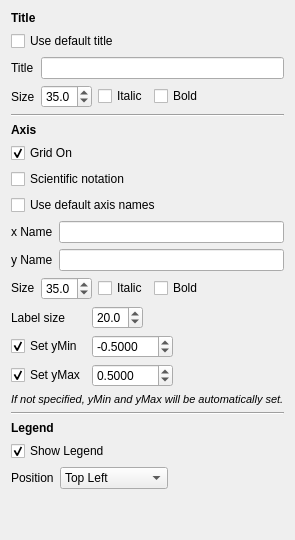
          <widget class="QWidget" name="plottingTab_titleAxisLegendTab">
           <attribute name="title">
            <string>Title/Axis/Legend</string>
           </attribute>
           <layout class="QGridLayout" name="gridLayout_18">
            <item row="2" column="0">
             <layout class="QGridLayout" name="plottingTab_titleAxisLegendTab_axis_gridLayout">
              <item row="6" column="2" colspan="2">
               <spacer name="horizontalSpacer_3">
                <property name="orientation">
                 <enum>Qt::Horizontal</enum>
                </property>
                <property name="sizeHint" stdset="0">
                 <size>
                  <width>40</width>
                  <height>20</height>
                 </size>
                </property>
               </spacer>
              </item>
              <item row="4" column="0" colspan="4">
               <layout class="QGridLayout" name="plottingTab_titleAxisLegendTab_axisName_gridLayout">
                <item row="0" column="0">
                 <widget class="QLabel" name="plottingTab_titleAxisLegendTab_xName_label">
                  <property name="sizePolicy">
                   <sizepolicy hsizetype="Preferred" vsizetype="Preferred">
                    <horstretch>0</horstretch>
                    <verstretch>0</verstretch>
                   </sizepolicy>
                  </property>
                  <property name="text">
                   <string>x Name</string>
                  </property>
                 </widget>
                </item>
                <item row="0" column="1">
                 <widget class="QLineEdit" name="plottingTab_titleAxisLegendTab_xName_lineEdit"/>
                </item>
                <item row="1" column="0">
                 <widget class="QLabel" name="plottingTab_titleAxisLegendTab_yName_label">
                  <property name="text">
                   <string>y Name</string>
                  </property>
                 </widget>
                </item>
                <item row="1" column="1">
                 <widget class="QLineEdit" name="plottingTab_titleAxisLegendTab_yName_lineEdit"/>
                </item>
               </layout>
              </item>
              <item row="6" column="0">
               <widget class="QLabel" name="plottingTab_titleAxisLegendTab_axisLabelSize_label">
                <property name="text">
                 <string>Label size</string>
                </property>
               </widget>
              </item>
              <item row="8" column="0">
               <widget class="QCheckBox" name="plottingTab_titleAxisLegendTab_yMax_checkBox">
                <property name="sizePolicy">
                 <sizepolicy hsizetype="Preferred" vsizetype="Fixed">
                  <horstretch>0</horstretch>
                  <verstretch>0</verstretch>
                 </sizepolicy>
                </property>
                <property name="text">
                 <string>Set yMax</string>
                </property>
                <property name="checked">
                 <bool>true</bool>
                </property>
               </widget>
              </item>
              <item row="7" column="0">
               <widget class="QCheckBox" name="plottingTab_titleAxisLegendTab_yMin_checkBox">
                <property name="sizePolicy">
                 <sizepolicy hsizetype="Preferred" vsizetype="Fixed">
                  <horstretch>0</horstretch>
                  <verstretch>0</verstretch>
                 </sizepolicy>
                </property>
                <property name="text">
                 <string>Set yMin</string>
                </property>
                <property name="checked">
                 <bool>true</bool>
                </property>
               </widget>
              </item>
              <item row="1" column="0">
               <widget class="QCheckBox" name="plottingTab_titleAxisLegendTab_gridOn_checkBox">
                <property name="sizePolicy">
                 <sizepolicy hsizetype="Preferred" vsizetype="Fixed">
                  <horstretch>0</horstretch>
                  <verstretch>0</verstretch>
                 </sizepolicy>
                </property>
                <property name="text">
                 <string>Grid On</string>
                </property>
                <property name="checked">
                 <bool>true</bool>
                </property>
               </widget>
              </item>
              <item row="7" column="1" colspan="2">
               <widget class="QDoubleSpinBox" name="plottingTab_titleAxisLegendTab_yMin_doubleSpinBox">
                <property name="sizePolicy">
                 <sizepolicy hsizetype="Fixed" vsizetype="Fixed">
                  <horstretch>0</horstretch>
                  <verstretch>0</verstretch>
                 </sizepolicy>
                </property>
                <property name="decimals">
                 <number>4</number>
                </property>
                <property name="minimum">
                 <double>-100.000000000000000</double>
                </property>
                <property name="maximum">
                 <double>100.000000000000000</double>
                </property>
                <property name="singleStep">
                 <double>0.000100000000000</double>
                </property>
                <property name="value">
                 <double>-0.500000000000000</double>
                </property>
               </widget>
              </item>
              <item row="6" column="1">
               <widget class="QDoubleSpinBox" name="plottingTab_titleAxisLegendTab_axisLabelSize_doubleSpinBox">
                <property name="decimals">
                 <number>1</number>
                </property>
                <property name="minimum">
                 <double>0.500000000000000</double>
                </property>
                <property name="maximum">
                 <double>40.000000000000000</double>
                </property>
                <property name="value">
                 <double>20.000000000000000</double>
                </property>
               </widget>
              </item>
              <item row="8" column="3">
               <spacer name="horizontalSpacer">
                <property name="orientation">
                 <enum>Qt::Horizontal</enum>
                </property>
                <property name="sizeHint" stdset="0">
                 <size>
                  <width>40</width>
                  <height>20</height>
                 </size>
                </property>
               </spacer>
              </item>
              <item row="2" column="0" colspan="2">
               <widget class="QCheckBox" name="plottingTab_titleAxisLegendTab_scientificNotation_checkBox">
                <property name="sizePolicy">
                 <sizepolicy hsizetype="Preferred" vsizetype="Fixed">
                  <horstretch>0</horstretch>
                  <verstretch>0</verstretch>
                 </sizepolicy>
                </property>
                <property name="text">
                 <string>Scientific notation</string>
                </property>
                <property name="checked">
                 <bool>false</bool>
                </property>
               </widget>
              </item>
              <item row="9" column="0" colspan="4">
               <widget class="QLabel" name="plottingTab_titleAxisLegendTab_yRangeInfo_label">
                <property name="sizePolicy">
                 <sizepolicy hsizetype="Preferred" vsizetype="Fixed">
                  <horstretch>0</horstretch>
                  <verstretch>0</verstretch>
                 </sizepolicy>
                </property>
                <property name="text">
                 <string>&lt;html&gt;&lt;head/&gt;&lt;body&gt;&lt;p&gt;&lt;span style=&quot; font-size:8pt; font-style:italic;&quot;&gt;If not specified, yMin and yMax will be automatically set.&lt;/span&gt;&lt;/p&gt;&lt;/body&gt;&lt;/html&gt;</string>
                </property>
               </widget>
              </item>
              <item row="7" column="3">
               <spacer name="horizontalSpacer_2">
                <property name="orientation">
                 <enum>Qt::Horizontal</enum>
                </property>
                <property name="sizeHint" stdset="0">
                 <size>
                  <width>40</width>
                  <height>20</height>
                 </size>
                </property>
               </spacer>
              </item>
              <item row="5" column="0" colspan="4">
               <layout class="QHBoxLayout" name="plottingTab_titleAxisLegendTab_axisFont_horizontalLayout">
                <item>
                 <widget class="QLabel" name="plottingTab_titleAxisLegendTab_axisNameSize_label">
                  <property name="sizePolicy">
                   <sizepolicy hsizetype="Fixed" vsizetype="Fixed">
                    <horstretch>0</horstretch>
                    <verstretch>0</verstretch>
                   </sizepolicy>
                  </property>
                  <property name="text">
                   <string>Size</string>
                  </property>
                 </widget>
                </item>
                <item>
                 <widget class="QDoubleSpinBox" name="plottingTab_titleAxisLegendTab_axisNameSize_doubleSpinBox">
                  <property name="sizePolicy">
                   <sizepolicy hsizetype="Fixed" vsizetype="Fixed">
                    <horstretch>0</horstretch>
                    <verstretch>0</verstretch>
                   </sizepolicy>
                  </property>
                  <property name="decimals">
                   <number>1</number>
                  </property>
                  <property name="minimum">
                   <double>0.500000000000000</double>
                  </property>
                  <property name="maximum">
                   <double>80.000000000000000</double>
                  </property>
                  <property name="value">
                   <double>35.000000000000000</double>
                  </property>
                 </widget>
                </item>
                <item>
                 <widget class="QCheckBox" name="plottingTab_titleAxisLegendTab_axisItalic_checkBox">
                  <property name="sizePolicy">
                   <sizepolicy hsizetype="Fixed" vsizetype="Fixed">
                    <horstretch>0</horstretch>
                    <verstretch>0</verstretch>
                   </sizepolicy>
                  </property>
                  <property name="text">
                   <string>Italic</string>
                  </property>
                 </widget>
                </item>
                <item>
                 <widget class="QCheckBox" name="plottingTab_titleAxisLegendTab_axisBold_checkBox">
                  <property name="sizePolicy">
                   <sizepolicy hsizetype="Preferred" vsizetype="Fixed">
                    <horstretch>0</horstretch>
                    <verstretch>0</verstretch>
                   </sizepolicy>
                  </property>
                  <property name="text">
                   <string>Bold</string>
                  </property>
                 </widget>
                </item>
               </layout>
              </item>
              <item row="3" column="0" colspan="3">
               <widget class="QCheckBox" name="plottingTab_titleAxisLegendTab_useDefaultAxis_checkBox">
                <property name="sizePolicy">
                 <sizepolicy hsizetype="Preferred" vsizetype="Fixed">
                  <horstretch>0</horstretch>
                  <verstretch>0</verstretch>
                 </sizepolicy>
                </property>
                <property name="text">
                 <string>Use default axis names</string>
                </property>
                <property name="checked">
                 <bool>false</bool>
                </property>
               </widget>
              </item>
              <item row="8" column="1" colspan="2">
               <widget class="QDoubleSpinBox" name="plottingTab_titleAxisLegendTab_yMax_doubleSpinBox">
                <property name="sizePolicy">
                 <sizepolicy hsizetype="Preferred" vsizetype="Fixed">
                  <horstretch>0</horstretch>
                  <verstretch>0</verstretch>
                 </sizepolicy>
                </property>
                <property name="decimals">
                 <number>4</number>
                </property>
                <property name="minimum">
                 <double>-100.000000000000000</double>
                </property>
                <property name="maximum">
                 <double>100.000000000000000</double>
                </property>
                <property name="singleStep">
                 <double>0.000100000000000</double>
                </property>
                <property name="value">
                 <double>0.500000000000000</double>
                </property>
               </widget>
              </item>
              <item row="0" column="0" colspan="2">
               <widget class="QLabel" name="plottingTab_titleAxisLegendTab_axis_label">
                <property name="text">
                 <string>&lt;html&gt;&lt;head/&gt;&lt;body&gt;&lt;p&gt;&lt;span style=&quot; font-weight:600;&quot;&gt;Axis&lt;/span&gt;&lt;/p&gt;&lt;/body&gt;&lt;/html&gt;</string>
                </property>
               </widget>
              </item>
             </layout>
            </item>
            <item row="5" column="0">
             <spacer name="plottingTab_titleAxisLegendTab_verticalSpacer">
              <property name="orientation">
               <enum>Qt::Vertical</enum>
              </property>
              <property name="sizeHint" stdset="0">
               <size>
                <width>20</width>
                <height>40</height>
               </size>
              </property>
             </spacer>
            </item>
            <item row="4" column="0">
             <layout class="QGridLayout" name="plottingTab_titleAxisLegendTab_legend_gridLayout">
              <item row="2" column="1">
               <widget class="QComboBox" name="plottingTab_titleAxisLegendTab_legendPosition_comboBox">
                <item>
                 <property name="text">
                  <string>Top Left</string>
                 </property>
                </item>
                <item>
                 <property name="text">
                  <string>Top Center</string>
                 </property>
                </item>
                <item>
                 <property name="text">
                  <string>Top Right</string>
                 </property>
                </item>
                <item>
                 <property name="text">
                  <string>Middle Left</string>
                 </property>
                </item>
                <item>
                 <property name="text">
                  <string>Middle Right</string>
                 </property>
                </item>
                <item>
                 <property name="text">
                  <string>Bottom Left</string>
                 </property>
                </item>
                <item>
                 <property name="text">
                  <string>Bottom Center</string>
                 </property>
                </item>
                <item>
                 <property name="text">
                  <string>Bottom Right</string>
                 </property>
                </item>
               </widget>
              </item>
              <item row="2" column="2">
               <spacer name="plottingTab_titleAxisLegendTab_legend_horizontalSpacer">
                <property name="orientation">
                 <enum>Qt::Horizontal</enum>
                </property>
                <property name="sizeHint" stdset="0">
                 <size>
                  <width>40</width>
                  <height>20</height>
                 </size>
                </property>
               </spacer>
              </item>
              <item row="2" column="0">
               <widget class="QLabel" name="plottingTab_titleAxisLegendTab_legendPosition_label">
                <property name="sizePolicy">
                 <sizepolicy hsizetype="Fixed" vsizetype="Preferred">
                  <horstretch>0</horstretch>
                  <verstretch>0</verstretch>
                 </sizepolicy>
                </property>
                <property name="text">
                 <string>Position</string>
                </property>
               </widget>
              </item>
              <item row="1" column="0" colspan="2">
               <widget class="QCheckBox" name="plottingTab_titleAxisLegendTab_showLegend_checkBox">
                <property name="text">
                 <string>Show Legend</string>
                </property>
                <property name="checked">
                 <bool>true</bool>
                </property>
               </widget>
              </item>
              <item row="0" column="0" colspan="2">
               <widget class="QLabel" name="label">
                <property name="text">
                 <string>&lt;html&gt;&lt;head/&gt;&lt;body&gt;&lt;p&gt;&lt;span style=&quot; font-weight:600;&quot;&gt;Legend&lt;/span&gt;&lt;/p&gt;&lt;/body&gt;&lt;/html&gt;</string>
                </property>
               </widget>
              </item>
             </layout>
            </item>
            <item row="3" column="0">
             <widget class="Line" name="line">
              <property name="orientation">
               <enum>Qt::Horizontal</enum>
              </property>
             </widget>
            </item>
            <item row="0" column="0">
             <layout class="QGridLayout" name="plottingTab_titleAxisLegendTab_title_gridLayout">
              <item row="1" column="0" colspan="4">
               <widget class="QCheckBox" name="plottingTab_titleAxisLegendTab_useDefaultTitle_checkBox">
                <property name="text">
                 <string>Use default title</string>
                </property>
                <property name="checked">
                 <bool>false</bool>
                </property>
               </widget>
              </item>
              <item row="2" column="0">
               <widget class="QLabel" name="plottingTab_titleAxisLegendTab_titleName_label">
                <property name="sizePolicy">
                 <sizepolicy hsizetype="Fixed" vsizetype="Preferred">
                  <horstretch>0</horstretch>
                  <verstretch>0</verstretch>
                 </sizepolicy>
                </property>
                <property name="text">
                 <string>Title</string>
                </property>
               </widget>
              </item>
              <item row="3" column="3">
               <widget class="QCheckBox" name="plottingTab_titleAxisLegendTab_titleBold_checkBox">
                <property name="sizePolicy">
                 <sizepolicy hsizetype="Fixed" vsizetype="Fixed">
                  <horstretch>0</horstretch>
                  <verstretch>0</verstretch>
                 </sizepolicy>
                </property>
                <property name="text">
                 <string>Bold</string>
                </property>
               </widget>
              </item>
              <item row="3" column="0">
               <widget class="QLabel" name="plottingTab_titleAxisLegendTab_titleSize_label">
                <property name="sizePolicy">
                 <sizepolicy hsizetype="Fixed" vsizetype="Preferred">
                  <horstretch>0</horstretch>
                  <verstretch>0</verstretch>
                 </sizepolicy>
                </property>
                <property name="text">
                 <string>Size</string>
                </property>
               </widget>
              </item>
              <item row="2" column="1" colspan="4">
               <widget class="QLineEdit" name="plottingTab_titleAxisLegendTab_titleName_lineEdit">
                <property name="sizePolicy">
                 <sizepolicy hsizetype="Expanding" vsizetype="Fixed">
                  <horstretch>0</horstretch>
                  <verstretch>0</verstretch>
                 </sizepolicy>
                </property>
               </widget>
              </item>
              <item row="3" column="2">
               <widget class="QCheckBox" name="plottingTab_titleAxisLegendTab_titleItalic_checkBox">
                <property name="sizePolicy">
                 <sizepolicy hsizetype="Fixed" vsizetype="Fixed">
                  <horstretch>0</horstretch>
                  <verstretch>0</verstretch>
                 </sizepolicy>
                </property>
                <property name="text">
                 <string>Italic</string>
                </property>
               </widget>
              </item>
              <item row="3" column="1">
               <widget class="QDoubleSpinBox" name="plottingTab_titleAxisLegendTab_titleSize_doubleSpinBox">
                <property name="sizePolicy">
                 <sizepolicy hsizetype="Fixed" vsizetype="Fixed">
                  <horstretch>0</horstretch>
                  <verstretch>0</verstretch>
                 </sizepolicy>
                </property>
                <property name="decimals">
                 <number>1</number>
                </property>
                <property name="minimum">
                 <double>0.500000000000000</double>
                </property>
                <property name="maximum">
                 <double>80.000000000000000</double>
                </property>
                <property name="singleStep">
                 <double>1.000000000000000</double>
                </property>
                <property name="value">
                 <double>35.000000000000000</double>
                </property>
               </widget>
              </item>
              <item row="0" column="0" colspan="3">
               <widget class="QLabel" name="plottingTab_titleAxisLegendTab_title_label">
                <property name="text">
                 <string>&lt;html&gt;&lt;head/&gt;&lt;body&gt;&lt;p&gt;&lt;span style=&quot; font-weight:600;&quot;&gt;Title&lt;/span&gt;&lt;/p&gt;&lt;/body&gt;&lt;/html&gt;</string>
                </property>
               </widget>
              </item>
             </layout>
            </item>
            <item row="1" column="0">
             <widget class="Line" name="line_2">
              <property name="orientation">
               <enum>Qt::Horizontal</enum>
              </property>
             </widget>
            </item>
           </layout>
          </widget>
